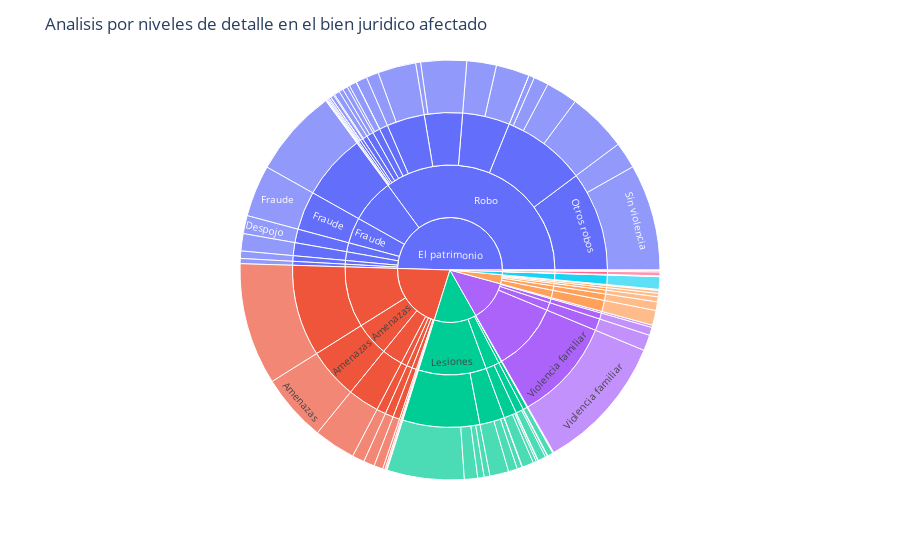

Notebook code for this chart:
### Code cell
fig = px.sunburst(df_1, path=['Bien jurídico afectado', 'Tipo de delito', 'Subtipo de delito','Modalidad'], values='Recuento') #,color="Recuento")
#fig.update_layout(margin = dict(t = 10, l = 10, r = 10, b = 10))#, textinfo='percent+label') #PARA HACERLO MÁS GRANDE
fig.update_layout(title_text='Analisis por niveles de detalle en el bien juridico afectado')
fig.update_layout(uniformtext=dict(minsize=10, mode='hide')) #PARA AJUSTAR AL TEXTO
#fig.update_traces(textposition='outside', textinfo='percent+label')
fig.show()

### Figure 1 — Plotly figure (JSON) as saved in the notebook; plotly's stock layout.template omitted (floating-point values rounded to 4 significant figures; data arrays with more than 128 entries replaced by an {"elided": "..."} marker saying what was removed)
{"data": [{"branchvalues": "total", "domain": {"x": [0, 1], "y": [0, 1]}, "hovertemplate": "labels=%{label}<br>Recuento=%{value}<br>parent=%{parent}<br>id=%{id}<extra></extra>", "ids": {"elided": "200 str values"}, "labels": {"elided": "200 str values"}, "name": "", "parents": {"elided": "200 str values"}, "type": "sunburst", "values": {"elided": "200 int values"}}], "layout": {"legend": {"tracegroupgap": 0}, "margin": {"t": 60}, "title": {"text": "Analisis por niveles de detalle en el bien juridico afectado"}, "uniformtext": {"minsize": 10, "mode": "hide"}}}
